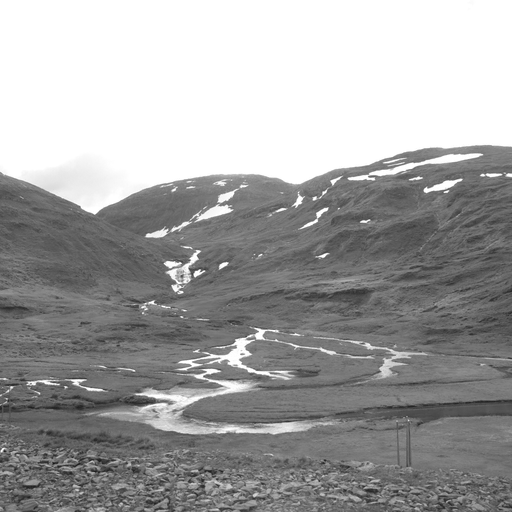
#> input picture data/stego/1_stego.pgm, 512 x 512 px; its folder holds 4 pictures in this run
$ python verify.py
#> lines starting #> are read from the running program, lines starting #| are printed output that depends on the picture; after the words box and inside, x2 and y2 are one past the last pixel; in counts of white or black regions, pixels touching at a corner belong together; long printed decimals are rounded; pictures that were not available may be replaced by others from this repository, and a replacement may not be noted
### src/esvcp.py
"""
esvcp_fixed.py — ESVCP with the three synchronisation defects repaired.

Changes relative to the published MATLAB (each marked FIX-n below):

FIX-1  esvcp_extract now uses the SAME entropy-filtered index the embedder
       used. The published extractor used the raw permutation.

FIX-2  Eligibility is computed from bit-planes B3..B7 only (img & 0xF8).
       MLCI writes to B0..B2, so those high planes are identical in cover
       and stego, and the RECEIVER can rebuild the index without the cover.
       This is what makes FIX-1 realisable in practice.

FIX-3  AEDQ is removed from the post-embedding path. Any operation that
       runs after MLCI and alters pixel values destroys the payload, and
       any operation that alters B3..B7 desynchronises the index. See
       ablation_aedq() for the measured cost of leaving it in.

Saliency: the published try/except in sasg_shares.m always fell through to
spectral residual, and a fixed tau=0.5 selected <0.5% of pixels. Threshold
is now Otsu on the saliency map - parameter-free and reproducible.
"""
import numpy as np
from skimage.filters import threshold_otsu
from skimage.filters.rank import entropy as rank_entropy
from skimage.morphology import footprint_rectangle
from skimage.metrics import structural_similarity as ssim_fn
from scipy.ndimage import uniform_filter, gaussian_filter

MU = 3.9999
H_THRESH = 0.2
HIGH_PLANE_MASK = np.uint8(0xF8)          # keeps B3..B7, clears B0..B2


def logistic_map_perm(x0, mu, N):
    if not (0 < x0 < 1):
        raise ValueError(f"seed must be in (0,1); got {x0}")
    x = x0
    for _ in range(100):
        x = mu * x * (1 - x)
    seq = np.empty(N)
    for i in range(N):
        x = mu * x * (1 - x)
        seq[i] = x
    return np.argsort(seq, kind="stable")


def entropy_map(img, win=7):
    return np.clip(rank_entropy(img, footprint_rectangle((win, win))) / 8.0, 0, 1)


def eligibility(img, win=7):
    """FIX-2: derived from the planes MLCI never touches."""
    H = entropy_map(img & HIGH_PLANE_MASK, win)
    return H >= H_THRESH, H


# [14 lines left out: functions spectral_residual_saliency, saliency_mask, not called in this run]


def _slices(L):
    n0, n1 = round(0.60 * L), round(0.30 * L)
    return n0, n1, L - n0 - n1


# [26 lines left out: function embed, not called in this run]


def extract(stego, key, n_bits):
    """FIX-1 + FIX-2: index rebuilt from the stego alone, no cover needed."""
    M, N = stego.shape
    valid, _ = eligibility(stego)
    perm = logistic_map_perm(key["mlci"], MU, M * N)
    flat_valid = valid.ravel()
    perm_valid = perm[flat_valid[perm]]

    L = min(n_bits, len(perm_valid))
    idx = perm_valid[:L]
    n0, n1, _ = _slices(L)
    f = stego.ravel()
    out = np.empty(L, np.uint8)
    out[:n0] = (f[idx[:n0]] >> 0) & 1
    out[n0:n0 + n1] = (f[idx[n0:n0 + n1]] >> 1) & 1
    out[n0 + n1:] = (f[idx[n0 + n1:]] >> 2) & 1
    return out


# [13 lines left out: function sasg_shares, not called in this run]


def metrics(a, b):
    a, b = a.astype(float), b.astype(float)
    mse = np.mean((a - b) ** 2)
    psnr = np.inf if mse == 0 else 10 * np.log10(255.0 ** 2 / mse)
    return psnr, ssim_fn(a.astype(np.uint8), b.astype(np.uint8), data_range=255)

### src/verify.py
#!/usr/bin/env python3
"""
verify.py — independent verification of the ESVCP recovery claim.

Run this first. It needs nothing but the files in this repository.

    python src/verify.py

For each deposited stego-image it:
  1. reconstructs the embedding index from the STEGO-IMAGE ALONE
     (no access to the cover is used at any point),
  2. extracts the payload,
  3. compares it against the known secret bitstream,
  4. independently recomputes PSNR and SSIM against the cover.

Expected output: BER = 0.000000 on all four images.
"""
import os
import sys
import numpy as np
from PIL import Image

sys.path.insert(0, os.path.dirname(os.path.abspath(__file__)))
import esvcp as E

ROOT = os.path.dirname(os.path.dirname(os.path.abspath(__file__)))
IDS = ["1", "3", "20", "34"]
KEY = {"mlci": 0.4567}          # published seed, see README
SECRET_SEED = 12345             # rng seed for the payload, see README
BPP = 0.5


def main():
    print(__doc__.split("Expected")[0].strip())
    print()
    print(f"{'BOSSBase':>9} {'bits':>9} {'bpp':>7} {'BER':>10} "
          f"{'PSNR (dB)':>10} {'SSIM':>8}")
    print("-" * 58)

    failures = 0
    for name in IDS:
        stego = np.array(Image.open(f"{ROOT}/data/stego/{name}_stego.pgm"))
#> stego is the input picture: shape (512, 512); min 21, max 255, mean 162.7
        cover = np.array(Image.open(f"{ROOT}/data/covers/{name}.pgm"))

        # how many bits were embedded: capped by the eligible set
        valid, _ = E.eligibility(stego)          # from the STEGO only
#> in entropy_map, `return np.clip(rank_entropy(img, footprint_rectangle((win, win))) / 8...`:
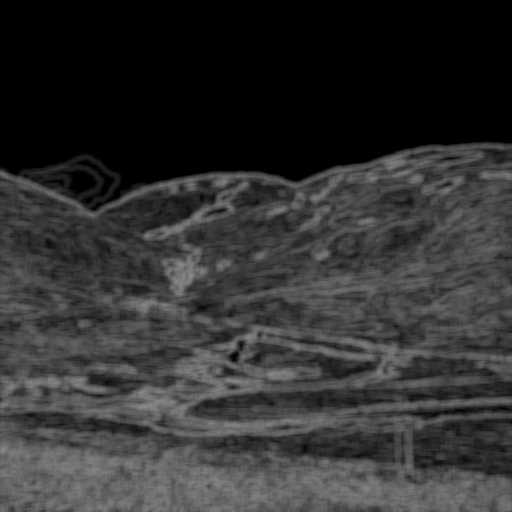
#> returned value: shape (512, 512) float64; min 0, max 0.547, mean 0.193
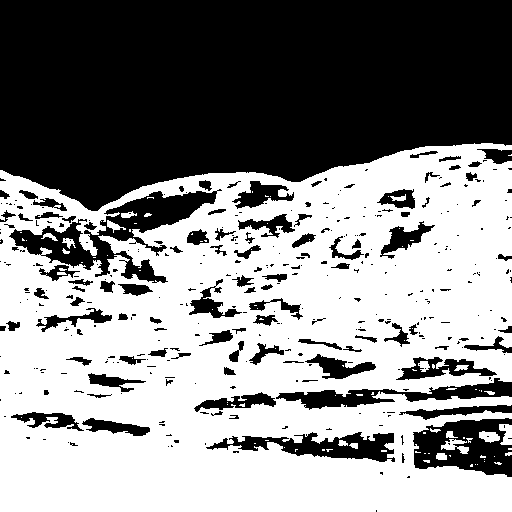
#> valid: shape (512, 512) bool; 54.2% white; 367 black regions (261 under 20 px), largest, box (x1, y1, x2, y2) and area: (0, 0, 512, 211) 88072, (9, 189, 222, 283) 5952, (413, 418, 512, 477) 3758
        n_eligible = int(valid.sum())
#> n_eligible = 142147
        n_bits = min(int(round(BPP * stego.size)), n_eligible)
#> n_bits = 131072

        recovered = E.extract(stego, KEY, n_bits)
#> in _slices, `n0, n1 = round(0.60 * L), round(0.30 * L)`: n0 = 78643; n1 = 39322
#> in extract, `n0, n1, _ = _slices(L)`: n0 = 78643; n1 = 39322

        expected = np.random.default_rng(SECRET_SEED).integers(
            0, 2, int(round(BPP * stego.size))).astype(np.uint8)[:n_bits]

        ber = float(np.mean(recovered != expected))
#> ber = 0
        psnr, ssim = E.metrics(cover, stego)
#> in metrics, `psnr = np.inf if mse == 0 else 10 * np.log10(255.0 ** 2 / mse)`: psnr = inf
#> psnr = inf; ssim = 1

        flag = "" if ber == 0.0 else "   <-- MISMATCH"
#> flag = ''
        failures += (ber != 0.0)
#> failures = 0
        print(f"{name:>9} {n_bits:>9,} {n_bits/stego.size:>7.3f} "
              f"{ber:>10.6f} {psnr:>10.2f} {ssim:>8.4f}{flag}")
#|         1   131,072   0.500   0        inf   1.0000
#> pass 2 of the loop in main, `for name in IDS:`:
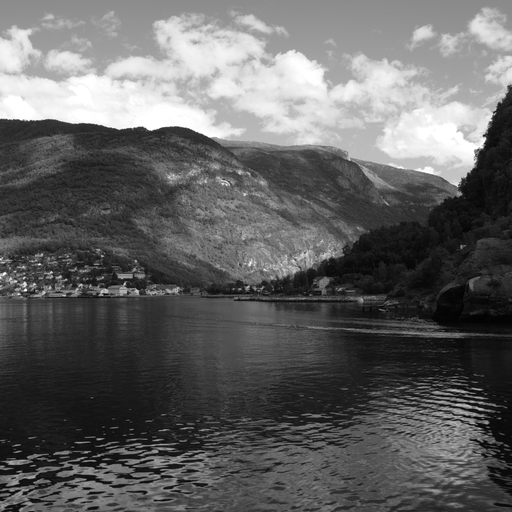
#> input picture data/stego/3_stego.pgm, 512 x 512 px
#> in main, stego is the input picture: shape (512, 512); min 0, max 255, mean 98.3
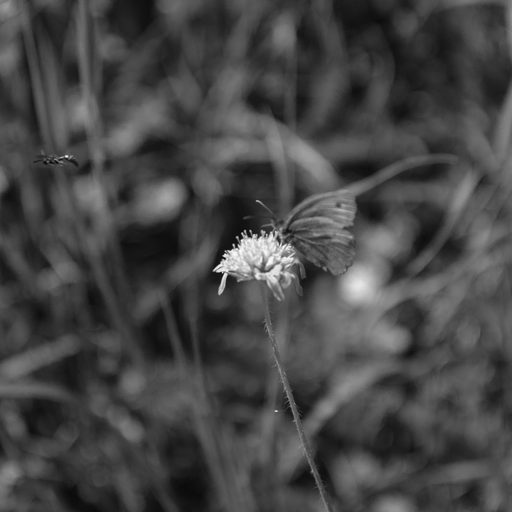
#> input picture data/stego/20_stego.pgm, 512 x 512 px, given in place of 3.pgm, which was not available
#> in main, cover is the input picture: shape (512, 512); min 8, max 252, mean 70.2
#> in main, `valid, _ = E.eligibility(stego)`:
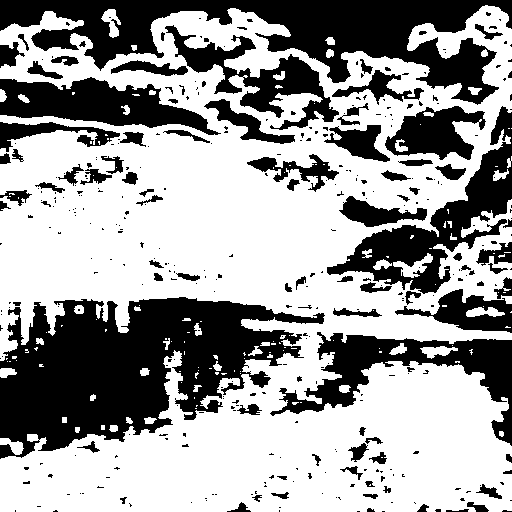
#> valid: shape (512, 512) bool; 61.6% white; 379 black regions (288 under 20 px), largest, box (x1, y1, x2, y2) and area: (0, 297, 325, 459) 29445, (0, 0, 512, 105) 21132, (327, 106, 512, 294) 8711
#> n_eligible = 161435
#> in main, `psnr, ssim = E.metrics(cover, stego)`: psnr = 9.71; ssim = 0.24
#|         3   131,072   0.500   0       9.71   0.2399

    print("-" * 58)
    if failures == 0:
        print("PASS — payload recovered exactly from every stego-image,")
        print("       using only the stego-image and the shared key.")
    else:
        print(f"FAIL — {failures} image(s) did not recover exactly.")
    return 1 if failures else 0


if __name__ == "__main__":
#> (the run stopped early here; a loop or call above may not have finished)
